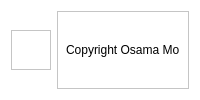
        <widget class="QWidget" name="footerContainer" native="true">
         <property name="layoutDirection">
          <enum>Qt::RightToLeft</enum>
         </property>
         <property name="styleSheet">
          <string notr="true">background-color:#FFFFFF</string>
         </property>
         <layout class="QHBoxLayout" name="horizontalLayout_15">
          <item>
           <widget class="QFrame" name="frame_10">
            <property name="layoutDirection">
             <enum>Qt::RightToLeft</enum>
            </property>
            <property name="frameShape">
             <enum>QFrame::StyledPanel</enum>
            </property>
            <property name="frameShadow">
             <enum>QFrame::Raised</enum>
            </property>
            <layout class="QHBoxLayout" name="horizontalLayout_16">
             <property name="spacing">
              <number>0</number>
             </property>
             <property name="leftMargin">
              <number>0</number>
             </property>
             <property name="topMargin">
              <number>0</number>
             </property>
             <property name="rightMargin">
              <number>0</number>
             </property>
             <property name="bottomMargin">
              <number>0</number>
             </property>
             <item alignment="Qt::AlignHCenter">
              <widget class="QLabel" name="label_12">
               <property name="layoutDirection">
                <enum>Qt::RightToLeft</enum>
               </property>
               <property name="text">
                <string>Copyright Osama Mo</string>
               </property>
              </widget>
             </item>
            </layout>
           </widget>
          </item>
          <item>
           <widget class="QFrame" name="sizeGrip">
            <property name="maximumSize">
             <size>
              <width>40</width>
              <height>40</height>
             </size>
            </property>
            <property name="layoutDirection">
             <enum>Qt::RightToLeft</enum>
            </property>
            <property name="frameShape">
             <enum>QFrame::StyledPanel</enum>
            </property>
            <property name="frameShadow">
             <enum>QFrame::Raised</enum>
            </property>
           </widget>
          </item>
         </layout>
        </widget>
